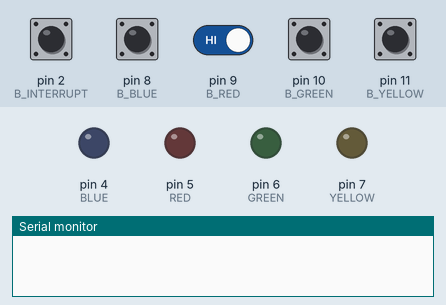
Simulated run of this program. Board: Arduino Uno, built with avr-gcc and run on an emulated ATmega328P. Shown: output pins drawn as LEDs (lit = HIGH), the last lines printed to the serial monitor. Inputs (shaded band) come from the test bench; at power-on: pin 2 (B_INTERRUPT), pin 8 (B_BLUE), pin 9 (B_RED), pin 10 (B_GREEN), pin 11 (B_YELLOW) HIGH.

Above: at 1.2 s.
1.3 s: pin 2 (B_INTERRUPT) pulled LOW for 0.15 s
2.9 s: pin 8 (B_BLUE) pulled LOW for 0.15 s
At 4.0 s:
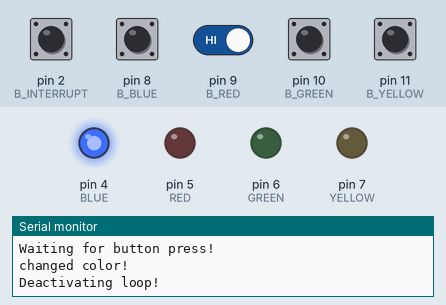
4.5 s: pin 2 (B_INTERRUPT) driven LOW and pin 9 (B_RED) driven LOW
At 5.3 s:
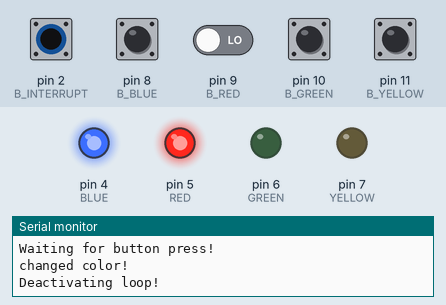
Timing chart, 0 to 7.5 s (numbered marks = the images above; inputs shaded):
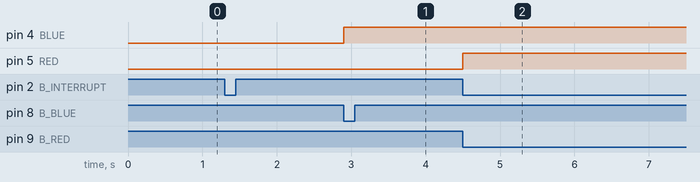

The program:

main.cpp
```cpp
#include <Arduino.h>

#define BLUE    4 //LEDs
#define RED     5
#define GREEN   6
#define YELLOW  7

#define B_BLUE  8 //Butons
#define B_RED   9
#define B_GREEN 10
#define B_YELLOW 11

#define B_INTERRUPT 2 //debounced by 10uF

/* usage:
  pressing the changing button will cause an interrupt and wait for
  press of one of the other buttons, that will flip the appropriate LED state.
*/

bool B_BLUE_release = HIGH;
bool B_RED_release = HIGH;
bool B_GREEN_release = HIGH;
bool B_YELLOW_release = HIGH;

bool BLUE_state = LOW;
bool RED_state = LOW;
bool GREEN_state = LOW;
bool YELLOW_state = LOW;
volatile bool verbose_flag = LOW;
volatile bool change = LOW;


void flipLights();

void setup() {
  pinMode(BLUE, OUTPUT);
  pinMode(RED, OUTPUT);
  pinMode(GREEN, OUTPUT);
  pinMode(YELLOW, OUTPUT);

  pinMode(B_BLUE, INPUT_PULLUP);
  pinMode(B_RED, INPUT_PULLUP);
  pinMode(B_GREEN, INPUT_PULLUP);
  pinMode(B_YELLOW, INPUT_PULLUP);
  pinMode(B_INTERRUPT, INPUT_PULLUP);

  attachInterrupt(digitalPinToInterrupt(B_INTERRUPT), flipLights, FALLING );

  Serial.begin(9600);

}

void loop() {
  if (change == HIGH){ //change is triggered by an interrupt
    if (verbose_flag){
      Serial.println("Waiting for button press!");
      verbose_flag = LOW;
    }
    bool BLUE_read = !digitalRead(B_BLUE);
    bool RED_read = !digitalRead(B_RED);
    bool GREEN_read = !digitalRead(B_GREEN);
    bool YELLOW_read = !digitalRead(B_YELLOW);

    if (BLUE_read != B_BLUE_release) {
      B_BLUE_release = BLUE_read;
      if (BLUE_read) {
        BLUE_state = !BLUE_state;
        change = LOW;
      }
    }

    if (RED_read != B_RED_release) {
      B_RED_release = RED_read;
      if (RED_read) {
        RED_state = !RED_state;
        change = LOW;
      }
    }

    if (GREEN_read != B_GREEN_release) {
      B_GREEN_release = GREEN_read;
      if (GREEN_read) {
        GREEN_state = !GREEN_state;
        change = LOW;
      }
    }

    if (YELLOW_read != B_YELLOW_release) {
      B_YELLOW_release = YELLOW_read;
      if (YELLOW_read) {
        YELLOW_state = !YELLOW_state;
        change = LOW;
      }
    }

    if (change == LOW){ //button pressed, before leaving, print and change colors
      Serial.println("changed color!\nDeactivating loop!");
      digitalWrite(BLUE, BLUE_state);
      digitalWrite(RED, RED_state);
      digitalWrite(GREEN, GREEN_state);
      digitalWrite(YELLOW, YELLOW_state);
      }
    }

}

void flipLights() {
  //To avoid staying in the interrupt and waiting for the button press,
  // we just indicate that something was change and let the main loop proccess it.
  change = HIGH;
  verbose_flag = HIGH;
}
```

Measured:
- after the input at 2.9 s, pin 4 (BLUE): LOW → HIGH at once
- after the input at 4.5 s, pin 5 (RED): LOW → HIGH at once
